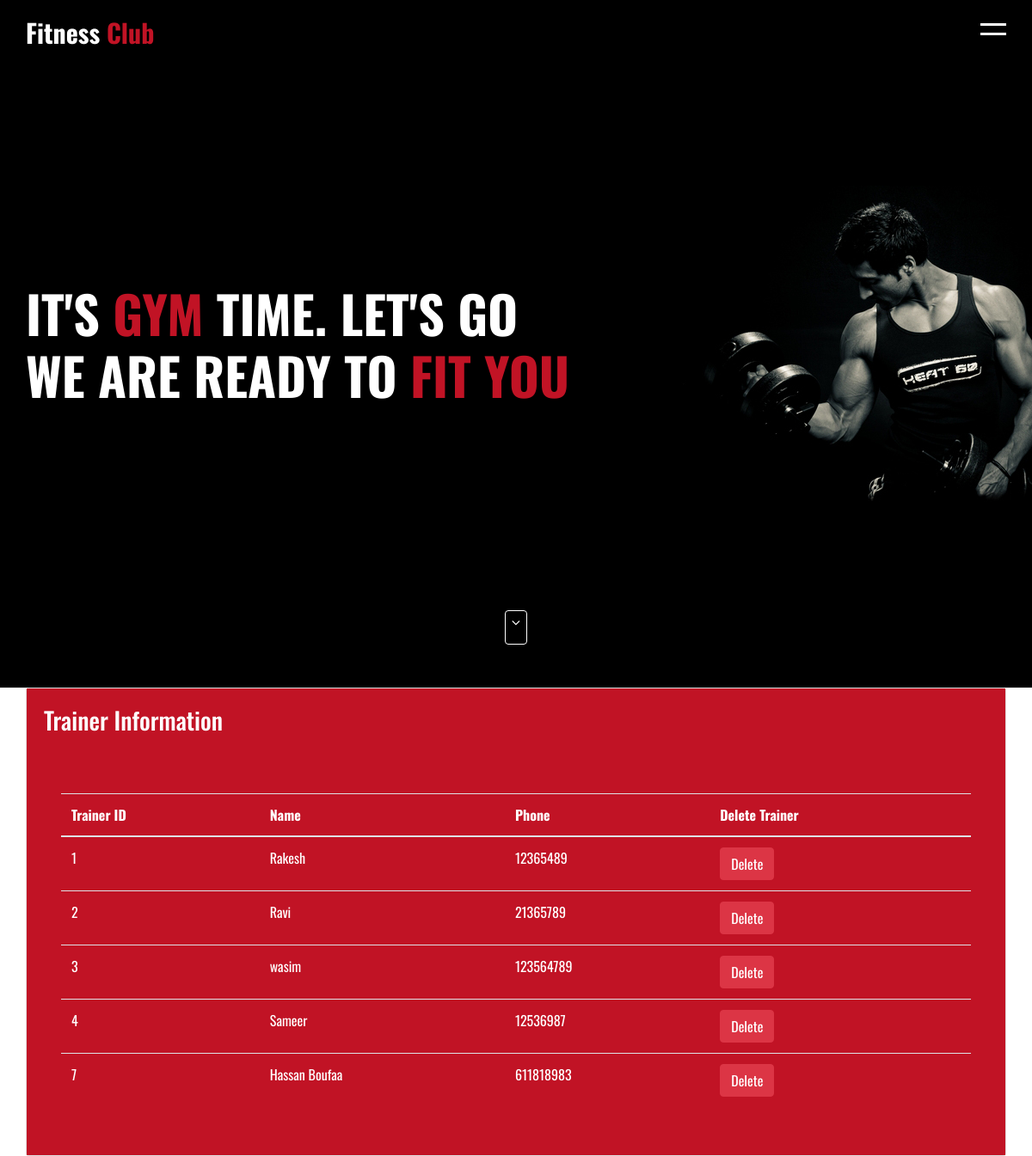
The app's page /view/trainer.php (signed in) with its own data.
### tables this page shows
CREATE TABLE `trainer` (
  `Trainer_id` int(20) NOT NULL,
  `Name` varchar(40) NOT NULL,
  `phone` int(100) NOT NULL
);

### model/fonction_get.php (the view, shortened to what this page needs)
<?php
require_once('Connection.php');
function get_trainer(){
    global $con;
    $query="select * from Trainer";
    $result=mysqli_query($con,$query);
    while($row=mysqli_fetch_array($result)){
        $Trainer_id=$row ['Trainer_id'];
        $Name=$row['Name'];
        $phone=$row['phone'];
        echo"<tr id='delete'>
        <td>$Trainer_id</td>
        <td>$Name</td>
        <td>$phone</td>" ?>
        <td><button class="btn btn-danger" onclick="deleteAjax(<?php echo $row['Trainer_id']?>)"> Delete</button><?php "</td>
        </tr>";
    }
}
?>

### view/trainer.php (shortened to what this page needs)
<?php
include("../model/fonction_get.php");
?>
<!DOCTYPE html>
<html>
<head>
	 <link rel="stylesheet" href="https://maxcdn.bootstrapcdn.com/bootstrap/4.0.0-beta/css/bootstrap.min.css">
   <link rel="stylesheet" href="test../css/animate.css">
    <link rel="stylesheet" type="text/css" href="../css/style.css">
</head>
<body>
<header>
   <div class="container">
    <div class="logo">
       <a href="">Fitness <span>Club</span></a>
    </div>
    <a href="javascript:void(0)" class="ham-burger">
         <span></span>
         <span></span>
    </a>
   </div>
 </header>
  <section class="home wow flash" id="home">
     <div class="container">
        <h1 class="wow">It's <span>gym</span> time. Let's go</h1>
        <h1 class="wow">We are ready to <span>fit you</span></h1>
     </div>
          <a href="#" class="go-down">
              <i class="fa fa-angle-down" aria-hidden="true"></i>
          </a>
  </section>
 <div class="container">
<div class="card">
    <div class="card-body" style="background-color:#c11325;color:#ffffff;">
        <div class="row">
             <div class="col-md-3">
                <h3>Trainer Information</h3>
            </div>
        </div>
         </div>
     <div class="card-body" style="background-color:#c11325;color:#ffffff;">
         <div class="card-body">
    <table class="table table-hover">
        <thead>
     <tr>
            <th>Trainer ID</th>
            <th>Name</th>
            <th>Phone</th>
            <th>Delete Trainer</th>
        </tr>
        </thead>
        <tbody>
        <?php get_trainer();
        ?>
        </tbody>
    </table>
     </div>
    </div>
</div>
    </body>
</html>

### css/style.css (style rules this page uses)
body { margin:0; padding:0; overflow-x: hidden; }
* { box-sizing: border-box; margin:0; padding:0; font-family: 'Oswald', sans-serif; }
header { position:fixed; left: 0px; top:0px; width: 100%; z-index: 10; background-color: #000000; padding:15px 15px; }
header .container { -webkit-display: flex; display: flex; justify-content: space-between; align-items: center; }
header .logo a { font-size: 30px; text-decoration: none; color:#ffffff; font-weight: 700; }
header .logo a span { color:#c11325; }
header .ham-burger { display: inline-block; position: relative; z-index: 100; }
header .ham-burger span { height: 3px; margin-bottom:8px; display: block; background-color:#ffffff; width:30px; -webkit-transition: transform .5s ease; transition: transform .5s ease; }
header .ham-burger span:nth-child(1) { transform-origin: left top; }
header .ham-burger span:nth-child(2) { transform-origin: left bottom; }
.container { max-width: 1170px; margin: auto; }
.home { height: 100vh; background-image: url('../images/home.jpg'); background-size: cover; padding:15px; -webkit-display: flex; display: flex; position: relative; }
.home .go-down { position: absolute; bottom: 50px; width: 26px; height:40px; border:1px solid #ffffff; display: block; border-radius:4px; text-align: center; left:50%; margin-left: -13px; }
.home .go-down .fa { color:#ffffff; -webkit-animation: goDown 1s ease infinite; animation: goDown 1s ease infinite; }
.home .container { -webkit-display: flex; display: flex; flex-direction: column; flex-grow: 1; }
.home h1 { color:#ffffff; font-size: 60px; font-weight: 700; text-transform: uppercase; margin:0; }
.home h1 span { color:#c11325;; }

### records on screen
trainer: Trainer_id "1", Name "Rakesh", phone "12365489"
trainer: Trainer_id "2", Name "Ravi", phone "21365789"
trainer: Trainer_id "3", Name "wasim", phone "123564789"
trainer: Trainer_id "4", Name "Sameer", phone "12536987"
trainer: Trainer_id "7", Name "Hassan Boufaa", phone "611818983"
